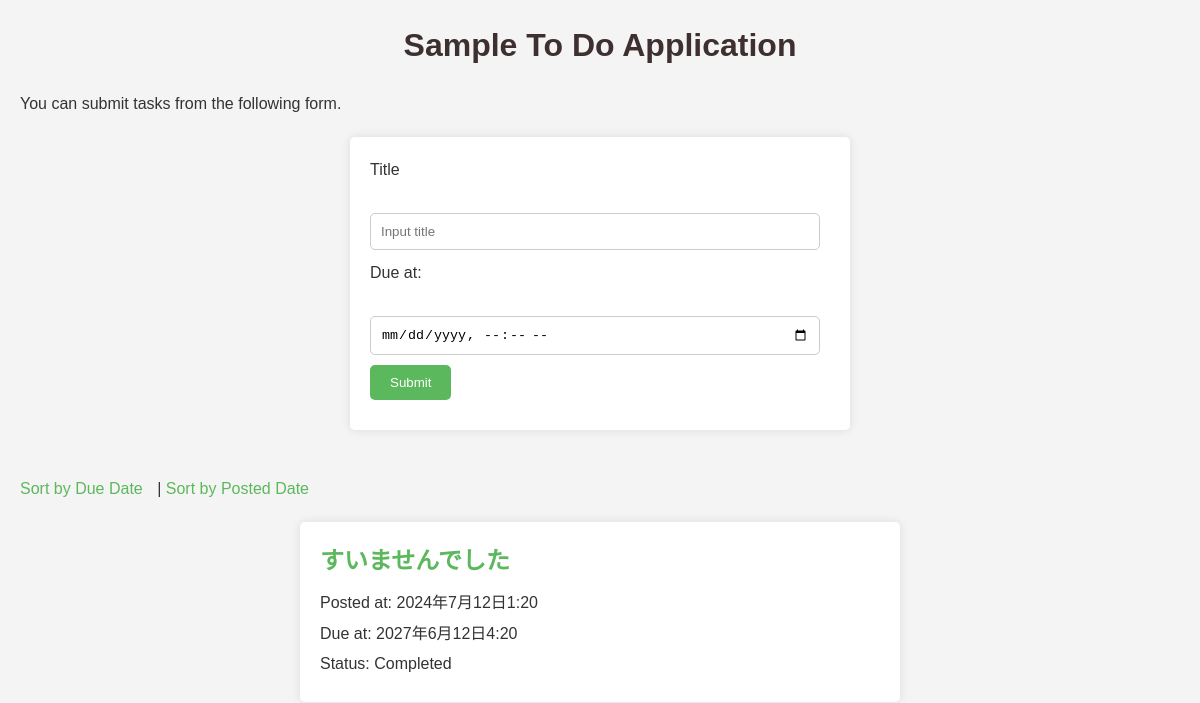
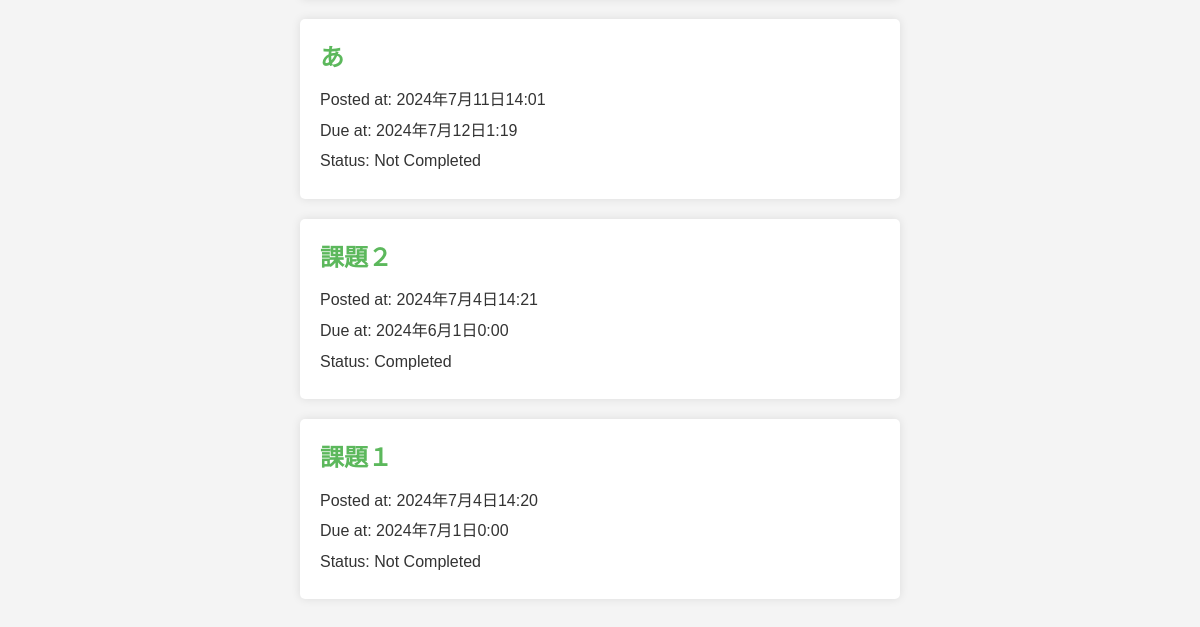
The app's page /, older data (2 pictures, top to bottom).
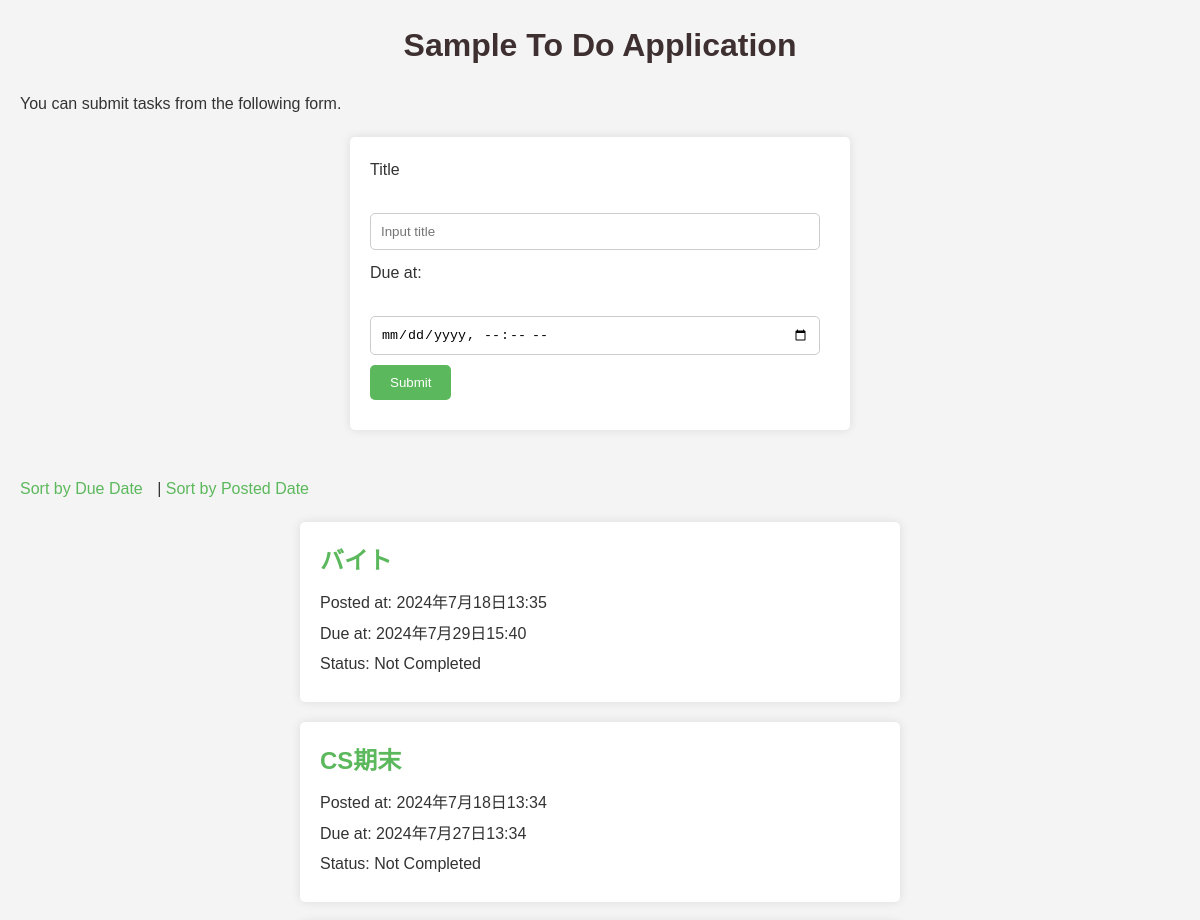
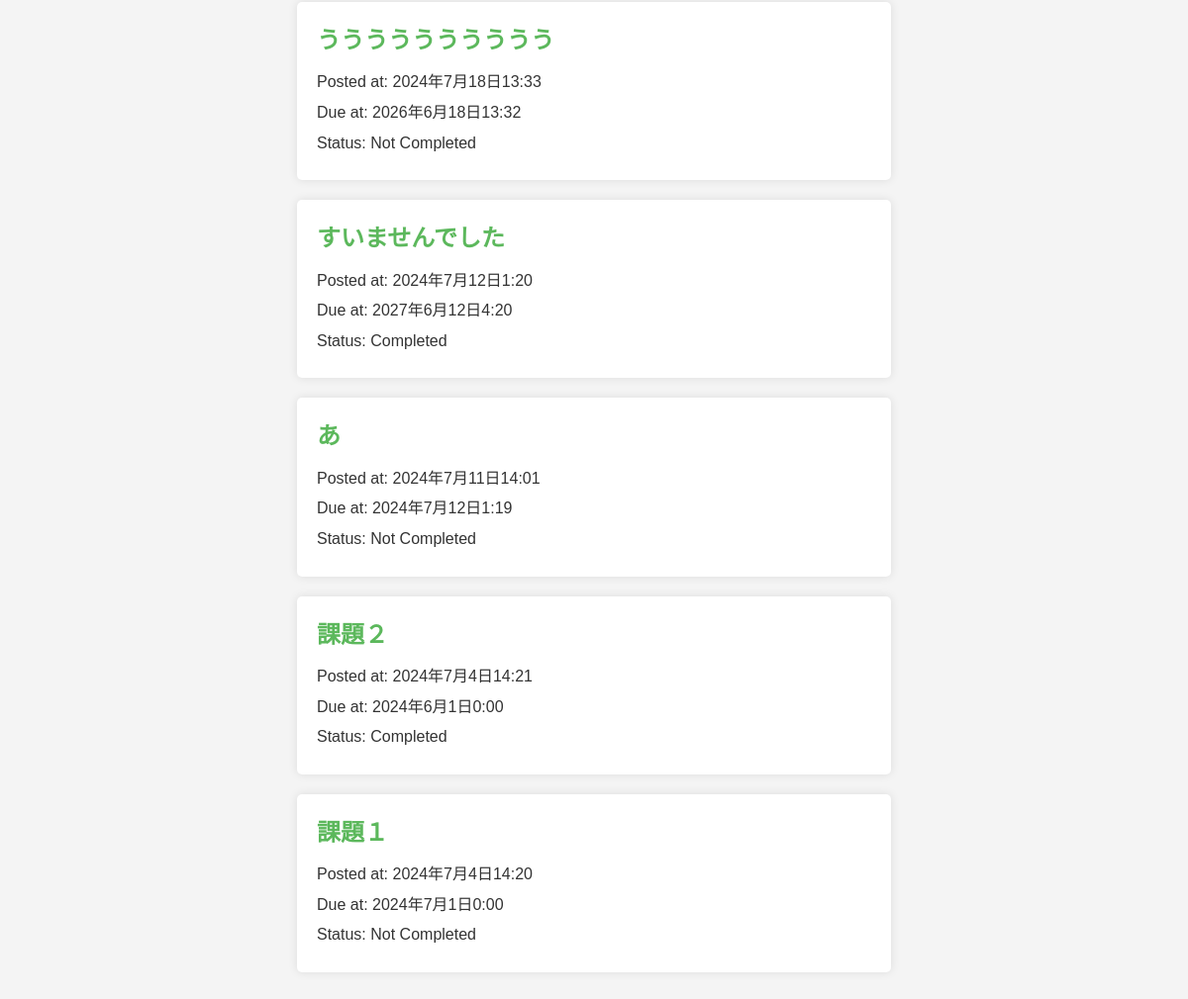
The same page, newer data (2 pictures, top to bottom).
### todo/models.py (models this page shows, shortened)
class Task(models.Model):
    title = models.CharField(max_length=100)
    completed = models.BooleanField(default=False)
    posted_at = models.DateTimeField(default=timezone.now)
    due_at = models.DateTimeField(null=True, blank=True)

### todo/views.py (the view)
# urls.py: path("", todo_views.index, name="index"),
def index(request):
    if request.method == "POST":
        task = Task(
            title=request.POST["title"],
            due_at=make_aware(parse_datetime(request.POST["due_at"])),
        )
        task.save()
    if request.GET.get("order") == "due":
        tasks = Task.objects.order_by("due_at")
    else:
        tasks = Task.objects.order_by("-posted_at")
    context = {"tasks": tasks}
    return render(request, "todo/index.html", context)

### todo/templates/todo/index.html (shortened to what this page needs)
{% load static %}
<!DOCTYPE html>
<html lang="ja">
  <head>
    <link rel="stylesheet" type="text/css" href="{%static 'todo/css/index.css'%}">
  </head>
  <body>
    <h1>Sample To Do Application</h1>
    <p>You can submit tasks from the following form.</p>
    <form action="{% url 'index' %}" method="post">
      <div>
        <label for="titleInput">Title</label><br>
        <input id="titleInput" name="title" type="text" placeholder="Input title">
      </div>
      <div>
        <label for="dueInput">Due at:</label><br>
        <input id="dueInput" name="due_at" type="datetime-local">
      </div>
      <div>
        <button type="submit">Submit</button>
      </div>
    </form>
    <br>
    <div>
      <a href="{% url 'index' %}?order=due">Sort by Due Date</a> |
      <a href="{% url 'index' %}?order=post">Sort by Posted Date</a>
    </div>
    {% for task in tasks %}
    <div class="text">
      <h2><a href="{% url 'detail' task.id %}">{{task.title }}</a></h2>
      <ul>
        <li>Posted at: {{ task.posted_at }}</li>
        {% if task.due_at %}
        <li>Due at: {{ task.due_at }}</li>
        {% endif %}
        {% if task.completed %}
        <li>Status: Completed</li>
        {% else %}
        <li>Status: Not Completed</li>
        {% endif %}
      </ul>
    </div>
    {% endfor %}
  </body>
</html>

### todo/static/todo/css/index.css (style rules this page uses)
* { margin: 0; padding: 0; box-sizing: border-box; }
body { font-family: 'Arial', sans-serif; background-color: #f4f4f4; color: #333; line-height: 1.6; padding: 20px; }
h1 { color: #3e3030; text-align: center; margin-bottom: 20px; }
form { background: #fff; padding: 20px; margin: 20px auto; border-radius: 5px; box-shadow: 0 0 10px rgba(0, 0, 0, 0.1); max-width: 500px; }
form div { margin-bottom: 10px; }
label { display: block; margin-bottom: 5px; }
input[type="text"], input[type="datetime-local"] { width: calc(100% - 10px); padding: 10px; border: 1px solid #ccc; border-radius: 5px; }
button[type="submit"] { background: #5cb85c; color: #fff; border: none; padding: 10px 20px; cursor: pointer; border-radius: 5px; }
.text { background: #fff; padding: 20px; margin: 20px auto; border-radius: 5px; box-shadow: 0 0 10px rgba(0, 0, 0, 0.1); max-width: 600px; }
.text h2 { margin-bottom: 10px; }
.text ul { list-style: none; }
.text li { margin-bottom: 5px; }
a { color: #5cb85c; text-decoration: none; }
div a { margin-right: 10px; }

Row changes from the older to the newer data that the page shows:
added Task: title "バイト", posted_at "2024年7月18日13:35", due_at "2024年7月29日15:40", completed "Status: Not Completed"
added Task: title "CS期末", posted_at "2024年7月18日13:34", due_at "2024年7月27日13:34", completed "Status: Not Completed"
added Task: title "うううううううううう", posted_at "2024年7月18日13:33", due_at "2026年6月18日13:32", completed "Status: Not Completed"
